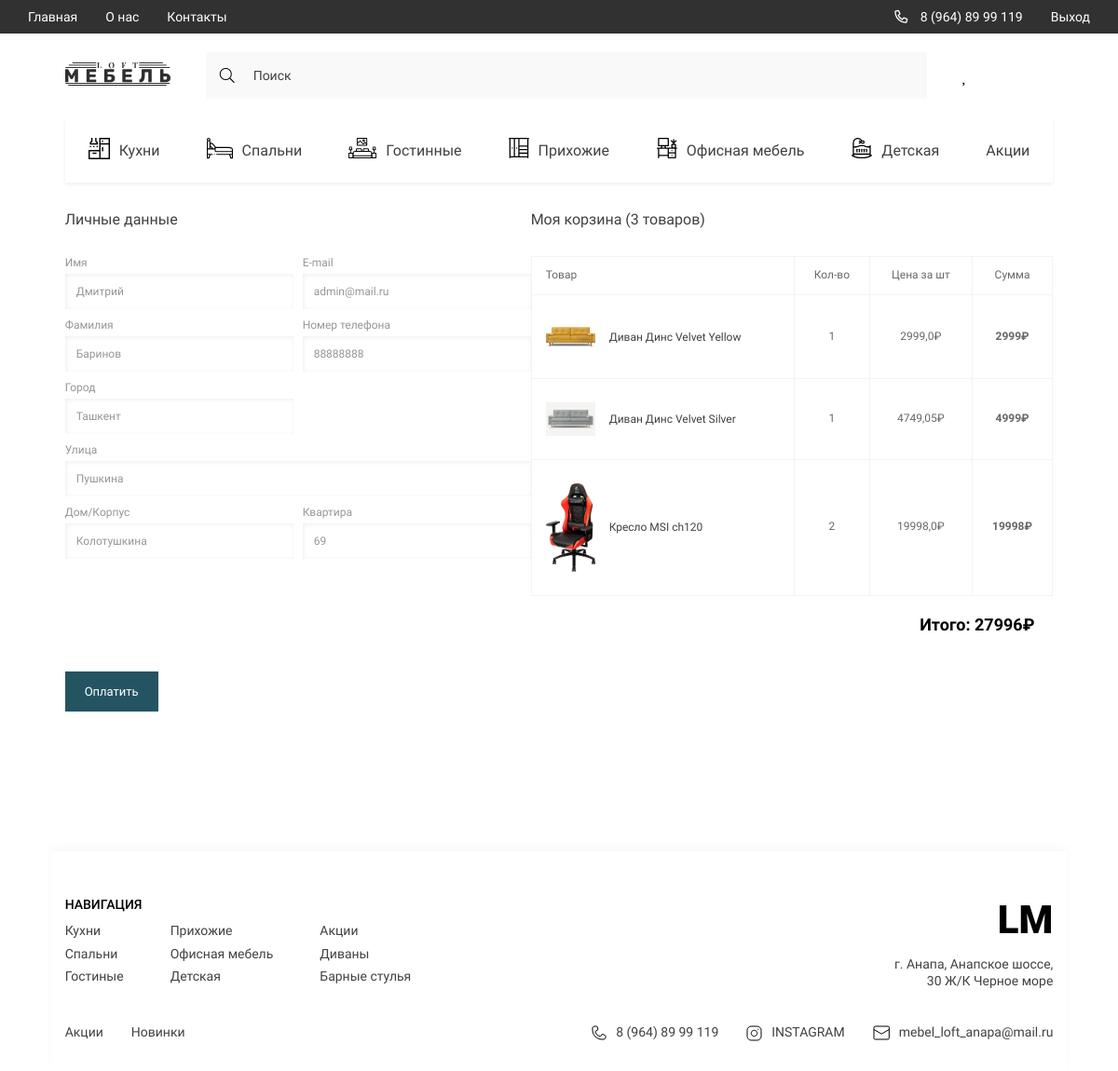
/checkout/ (signed in), run on an earlier commit of the app's database.
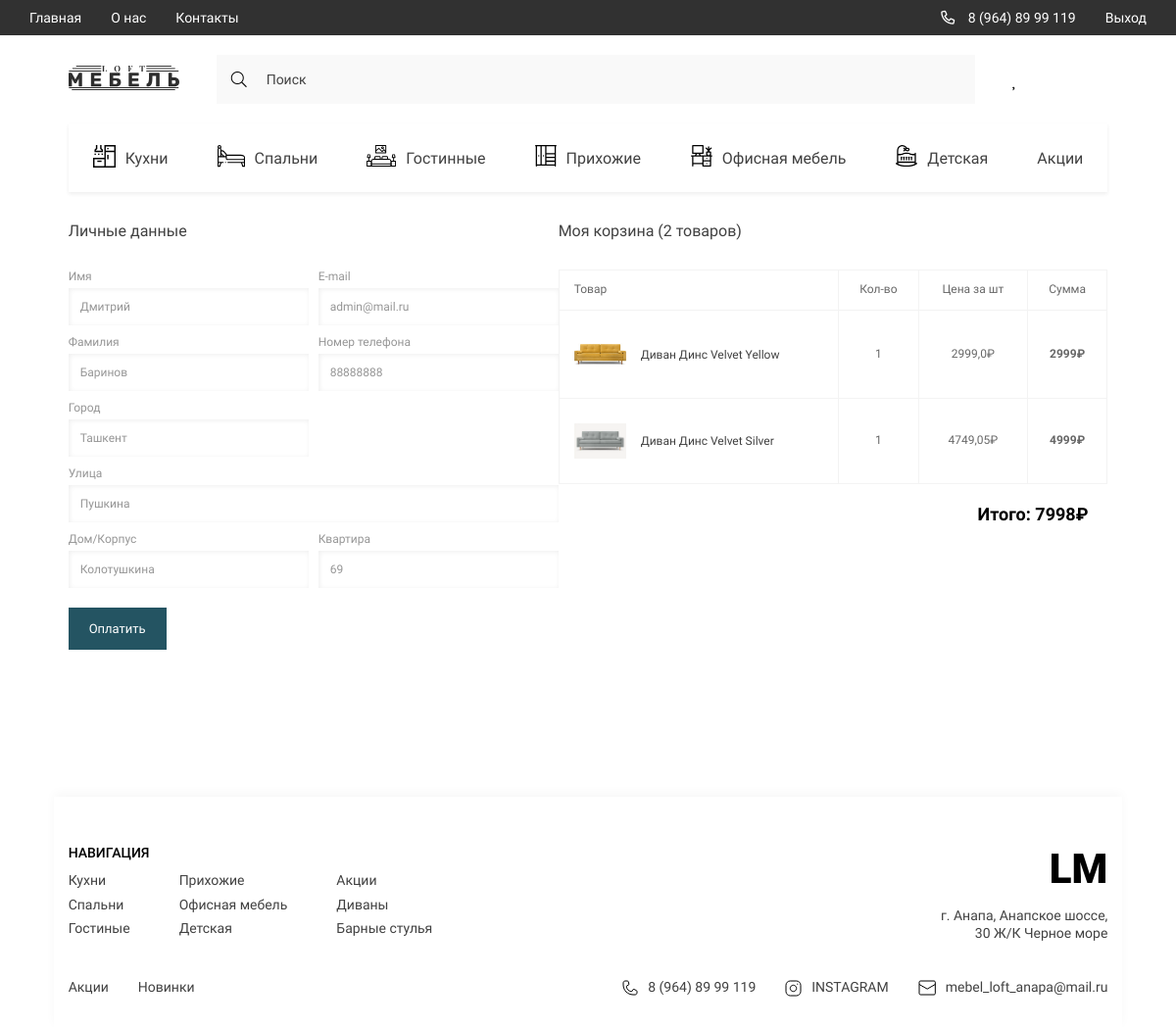
And on a later commit of the database.
### LOFT/models.py (models this page shows, shortened)
class BasketItem(models.Model):
    basket = models.ForeignKey(Basket, on_delete=models.CASCADE, verbose_name='Корзина', related_name='basket_items')
    prod = models.ForeignKey(Prod, on_delete=models.CASCADE, verbose_name='Товар', related_name='basket_items')
    quantity = models.IntegerField(default=0, verbose_name='Количество')
    added_at = models.DateTimeField(auto_now_add=True, verbose_name='Дата добавления')
    updated_at = models.DateTimeField(auto_now=True, verbose_name='Дата изменения')
    def __str__(self):
        return f'Товар {self.prod.title} в корзине покупателя {self.basket.user.user.username} в количестве {self.quantity}'
    @property
    def discounted_price(self):
        return self.prod.price * (1 - self.prod.discount / 100) * self.quantity
    @property
    def products_total_price(self):
        return self.quantity * self.prod.price
    class Meta:
        verbose_name = 'Товар в корзине'
        verbose_name_plural = 'Товары в корзинах'

class Prod(models.Model):
    title = models.CharField(max_length=100, verbose_name='Название модели')
    slug = models.SlugField(unique=True, verbose_name='Слаг модели')
    prod_model = models.ForeignKey('ProdModel', on_delete=models.CASCADE, verbose_name='Модель товара', related_name='prods', null=True, blank=True)
    description = models.CharField(max_length=350, verbose_name='Краткое описание')
    quantity = models.IntegerField(default=15, verbose_name='Количество')
    price = models.IntegerField(default=200, verbose_name='Цена')
    discount = models.IntegerField(default=0, verbose_name='Скидка')
    height = models.IntegerField(default=100, verbose_name='Высота')
    width = models.IntegerField(default=100, verbose_name='Ширина')
    length = models.IntegerField(default=100, verbose_name='Длина')
    color_name = models.CharField(max_length=50, default='Чёрный', verbose_name='Название цвета')
    color_code = models.CharField(max_length=10, default='#000000', verbose_name='Код цвета')
    category = models.ForeignKey(Cat, on_delete=models.CASCADE, verbose_name='Категория', related_name='products')
    created_at = models.DateTimeField(auto_now_add=True, verbose_name='Дата добавления')
    updated_at = models.DateTimeField(auto_now=True, verbose_name='Дата изменения')
    class Meta:
        verbose_name = 'Товар'
        verbose_name_plural = 'Товаров'

class ProdPhoto(models.Model):
    prod = models.ForeignKey(Prod, verbose_name='Фото товара', on_delete=models.CASCADE, related_name='prod_photo')
    image = models.ImageField(upload_to='products/', verbose_name='Фото товара')
    class Meta:
        verbose_name = 'Фото товара'
        verbose_name_plural = 'Фото товаров'

class Cat(models.Model):
    title = models.CharField(max_length=100, verbose_name='Название категории')
    slug = models.SlugField(unique=True, verbose_name='Слаг категории')
    parent = models.ForeignKey('self', null=True, blank=True, on_delete=models.CASCADE, verbose_name='Родитель',
                               related_name='subcats')
    def get_absolute_url(self):
        return reverse('category', kwargs={'slug': self.slug})
    class Meta:
        verbose_name = 'Категорию'
        verbose_name_plural = 'Категории'

### LOFT/views.py (the view)
# urls.py: path('checkout/', checkout_view, name='checkout'),
@login_required(login_url='login')
def checkout_view(request):
    basket = BasketAuthCustomer(request)
    basket_info = basket.get_basket_info()
    print(f"DEBUG: basket_products count = {basket_info['basket_products'].count()}")
    print(f"DEBUG: basket_products = {list(basket_info['basket_products'])}")
    if basket_info['basket_products']:
        context = basket_info
        regions = Region.objects.all()
        dict_city = {reg.pk: [[city.name, city.pk] for city in reg.cities.all()] for reg in regions}
        context['title'] = 'Оформление заказа'
        context['form'] = ShippingForm()
        context['dict_city'] = dict_city
        context['categories'] = Cat.objects.all()
        return render(request, 'checkout.html', context)
    else:
        return redirect('main')

### LOFT/forms.py
class ShippingForm(forms.ModelForm):
    class Meta:
        model = Shipping
        fields = ('region', 'city', 'street', 'home', 'flat', 'phone', 'comment')
        widgets = {
            'region': forms.Select(attrs={'class': 'form-control'}),
            'city': forms.Select(attrs={'class': 'form-control'}),
            'street': forms.TextInput(attrs={'class': 'form-control'}),
            'home': forms.TextInput(attrs={'class': 'form-control'}),
            'flat': forms.TextInput(attrs={'class': 'form-control'}),
            'phone': forms.TelInput(attrs={'class': 'form-control'}),
            'comment': forms.Textarea(attrs={'class': 'form-control'})
        }

### LOFT/models.py (called while the page is built)
    @property
    def total_price(self):
        return sum(prod.products_total_price for prod in self.basket_items.all())

### LOFT/templates/checkout.html (shortened to what the changed rows need)
{% extends "base.html" %}
{% load static %}
{% block content %}
    <div class="profile">
        <div class="container">
            <div class="profile__content">
                <form method="post" class="profile__form">
                    <h2 class="profile__title">Личные данные</h2>
                    <div class="profile__form-grid">
                        <div class="input__title">
                            <h2>Имя</h2>
                        </div>
                        <div class="input__title">
                            <h2>E-mail</h2>
                        </div>
                        <div class="input__title">
                            <h2>Фамилия</h2>
                        </div>
                        <div class="input__title">
                            <h2>Номер телефона</h2>
                        </div>
                        <div class="input__title">
                            <h2>Город</h2>
                        </div>
                        <div class="input__title _span-two">
                            <h2>Улица</h2>
                        </div>
                        <div class="input__title">
                            <h2>Дом/Корпус</h2>
                        </div>
                        <div class="input__title">
                            <h2>Квартира</h2>
                        </div>
                    </div>
                </form>
                <div class="profile__orders">
                    <h2 class="profile__title">Моя корзина ({{ basket_products|length }} товаров)</h2>
                    <table class="profile__table">
                    <tr>
                    </tr>
                    {% for product in basket_products %}
                        <tr>
                            <td colspan="3" class="profile__title-adaptive">
                                <div class="tabel__item">
                                    <img src="{{ product.prod.prod_photo.first.image.url }}" alt="img">
                                    <span>{{ product.prod.title }}</span>
                                </div>
                            </td>
                            <td class="profile__tabel-data">{{ product.quantity }}</td>
                            <td class="profile__tabel-data">{{ product.discounted_price }}₽</td>
                            <td class="profile__tabel-data"><strong>{{ product.products_total_price }}₽</strong></td>
                        </tr>
                    {% empty %}
                        <tr><td colspan="6">Нет товаров в корзине</td></tr>
                    {% endfor %}
                    </table>
                    <div class="checkout__total" style="padding: 20px; text-align: right; font-size: 18px; font-weight: bold;">
                        Итого: <span>{{ basket_price }}₽</span>
                    </div>
                </div>
            </div>
        </div>
    </div>
{% endblock %}

### LOFT/templates/components/_footer.html
{% load static %}
<footer class="footer">
            <div class="container">
                <div class="footer__content">
                    <div class="footer__navigate">
                        <div class="footer__navigate-part">
                            <h2 class="footer__navigate-title">НАВИГАЦИЯ</h2>
                            <div class="footer__navigate-lists">
                                <ul class="footer__navigate-list">
                                    {% for category in categories|slice:":3" %}
                                    <li><a href="{{ category.get_absolute_url }}" class="footer__navigate-links">{{ category.title }}</a></li>
                                    {% endfor %}
                                </ul>
                                <ul class="footer__navigate-list">
                                    {% for category in categories|slice:"3:6" %}
                                    <li><a href="{{ category.get_absolute_url }}" class="footer__navigate-links">{{ category.title }}</a></li>
                                    {% endfor %}
                                </ul>
                                <ul class="footer__navigate-list">
                                   {% for category in categories|slice:"6:9" %}
                                    <li><a href="{{ category.get_absolute_url }}" class="footer__navigate-links">{{ category.title }}</a></li>
                                    {% endfor %}
                                </ul>
                            </div>
                        </div>
                        <div class="footer__navigate-part _right">
                            <a href="{% url 'main' %}" class="footer__logo">LM</a>
                            <p class="footer__adress">г. Анапа, Анапское шоссе, 30 Ж/К Черное море</p>
                        </div>
                    </div>
                    <div class="footer__social">
                        <ul class="footer__navigate-list _short">
                            <li><a href="{% url 'category' slug='akcii' %}" class="footer__navigate-links">Акции</a></li>
                            <li><a href="{% url 'main' %}" class="footer__navigate-links">Новинки</a></li>
                        </ul>
                        <ul class="footer__social-list">
                            <li>
                                <a href="tel:89648999119" class="footer__social-links">
                                    <img src="{% static 'assets/icons/phone.svg' %}" alt="phone">
                                    8 (964) 89 99 119
                                </a>
                            </li>
                            <li>
                                <a href="https://www.instagram.com/" target="_blank" class="footer__social-links">
                                    <img src="{% static 'assets/icons/inst.svg' %}" alt="insta">
                                    INSTAGRAM
                                </a>
                            </li>
                            <li>
                                <a href="mailto:mebel_loft_anapa@mail.ru" target="_blank" class="footer__social-links">
                                    <img src="{% static 'assets/icons/mail.svg' %}" alt="mail">
                                    mebel_loft_anapa@mail.ru
                                </a>
                            </li>
                        </ul>
                    </div>
                </div>
            </div>
        </footer>

What changed in the data, as far as the page shows it:
removed BasketItem: prod.prod_photo.first.image (picture), prod "Кресло MSI ch120", quantity "2", discounted_price "19998,0", products_total_price "19998"
Also different on the page:
{{ basket_products|length }}: "3" → "2"
{{ basket_price }}: "27996" → "7998"
